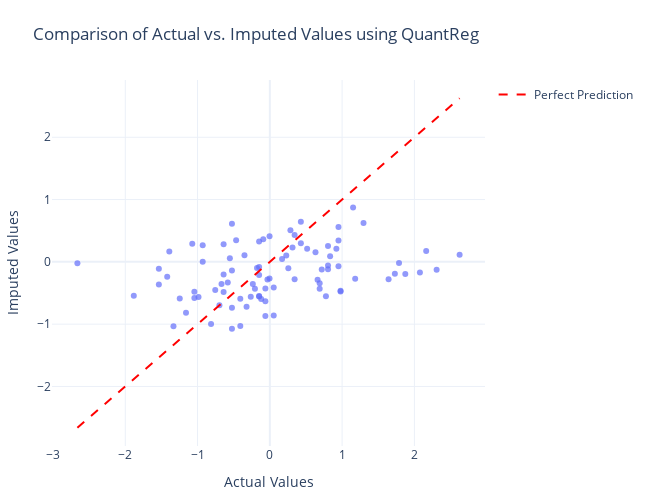

Source (notebook cell):
### Markdown cell above
## Evaluating the imputation results

Now let's compare the imputed values with the actual values to evaluate the performance of our imputer.

### Code cell
# Extract median predictions for evaluation
median_predictions = imputed_values[0.5]

# Create a scatter plot comparing actual vs. imputed values
min_val = min(actual_values.min().min(), median_predictions.min().min())
max_val = max(actual_values.max().max(), median_predictions.max().max())

# Convert data for plotting
plot_df = pd.DataFrame(
    {
        "Actual": actual_values.values.flatten(),
        "Imputed": median_predictions.values.flatten(),
    }
)

# Create the scatter plot
fig = px.scatter(
    plot_df,
    x="Actual",
    y="Imputed",
    opacity=0.7,
    title="Comparison of Actual vs. Imputed Values using QuantReg",
)

# Add the diagonal line (perfect prediction line)
fig.add_trace(
    go.Scatter(
        x=[min_val, max_val],
        y=[min_val, max_val],
        mode="lines",
        line=dict(color="red", dash="dash"),
        name="Perfect Prediction",
    )
)

# Update layout
fig.update_layout(
    xaxis_title="Actual Values",
    yaxis_title="Imputed Values",
    width=650,
    height=500,
    template="plotly_white",
    margin=dict(l=50, r=50, t=80, b=50),  # Adjust margins
)

fig.show()

### Figure 1 — Plotly figure (JSON) as saved in the notebook; plotly's stock layout.template omitted (floating-point values rounded to 4 significant figures)
{"data": [{"hovertemplate": "Actual=%{x}<br>Imputed=%{y}<extra></extra>", "legendgroup": "", "marker": {"color": "#636efa", "opacity": 0.7, "symbol": "circle"}, "mode": "markers", "name": "", "orientation": "v", "showlegend": false, "type": "scatter", "x": [2.625, -0.5242, 2.163, 1.152, 0.805, 2.076, 0.6316, 2.308, -0.5242, 0.7761, 0.9784, -1.42, -1.16, 0.3138, -0.582, -1.535, 0.805, 0.4294, -2.662, 0.2849, -0.2641, 0.9495, -0.1485, 0.3427, -0.2063, -0.6397, -0.4664, -1.073, -0.5242, 0.7183, 0.1693, 0.05374, 0.05374, -0.3508, 0.9495, 1.643, -0.2352, 0.6605, 0.5161, -0.03295, -0.004053, -0.004053, -1.391, -0.09074, 0.9206, 0.6894, -0.8131, -0.9287, -0.7553, -0.1485, -1.535, -0.4086, -0.1485, -0.1774, 1.874, -0.5242, 0.6894, -0.9287, -0.06184, -0.6975, 1.73, -0.6686, -1.044, 0.2271, -0.1196, 1.296, 1.181, -0.1485, -1.333, -0.3219, -0.4086, 0.8339, 0.9495, -1.044, -0.5531, 0.805, 1.787, 0.3427, 0.4294, 0.256, -0.06184, -0.9865, -0.06184, 0.9784, -0.1485, -0.6397, -1.882, -1.247, -0.6397], "xaxis": "x", "y": [0.1141, 0.6115, 0.1732, 0.8734, -0.1186, -0.1722, 0.1548, -0.1276, -1.073, -0.5503, -0.4763, -0.2403, -0.8188, 0.2291, -0.3325, -0.3655, 0.2547, 0.6451, -0.02194, 0.5054, -0.5588, -0.07035, -0.5562, 0.43, -0.4334, 0.2814, 0.3484, 0.2922, -0.7376, -0.1246, 0.0457, -0.8628, -0.4126, 0.1077, 0.3441, -0.278, -0.3566, -0.2875, 0.2109, -0.2822, -0.266, 0.4092, 0.1651, 0.3631, 0.2116, -0.3421, -0.9972, 0.0007427, -0.4517, -0.5483, -0.1105, -1.031, -0.08081, -0.09789, -0.195, -0.1392, -0.43, 0.2672, -0.4274, -0.6979, -0.1916, -0.3571, -0.4814, 0.1023, -0.5977, 0.625, -0.2732, 0.3284, -1.032, -0.72, -0.5932, 0.09012, 0.5578, -0.5792, 0.05606, -0.05929, -0.01988, -0.2799, 0.2997, -0.1046, -0.6318, -0.5626, -0.8695, -0.4636, -0.2111, -0.2039, -0.5462, -0.5873, -0.483], "yaxis": "y"}, {"line": {"color": "red", "dash": "dash"}, "mode": "lines", "name": "Perfect Prediction", "type": "scatter", "x": [-2.662, 2.625], "y": [-2.662, 2.625]}], "layout": {"height": 500, "legend": {"tracegroupgap": 0}, "margin": {"b": 50, "l": 50, "r": 50, "t": 80}, "title": {"text": "Comparison of Actual vs. Imputed Values using QuantReg"}, "width": 650, "xaxis": {"anchor": "y", "domain": [0, 1], "title": {"text": "Actual Values"}}, "yaxis": {"anchor": "x", "domain": [0, 1], "title": {"text": "Imputed Values"}}}}
